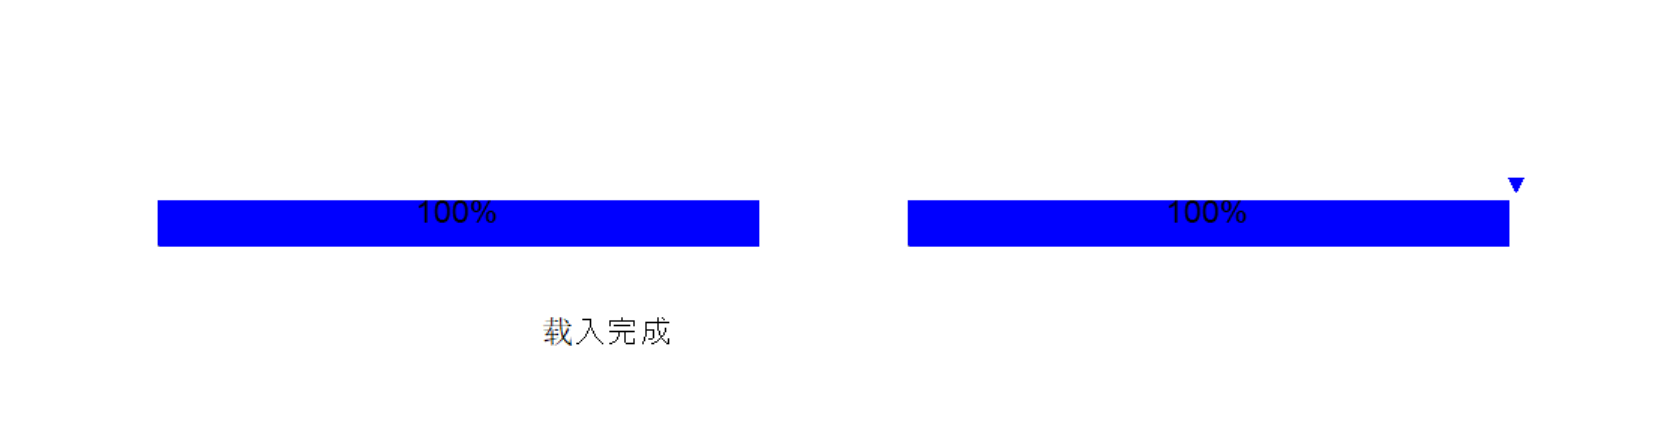

The script that drew this image:
import turtle as t
import time

# 关闭自动更新，避免闪烁，后续手动更新画面
t.tracer(0)

# 设置窗口大小和背景颜色
win_width = 800
win_height = 600
t.setup(win_width, win_height)
t.bgcolor("white")

# 定义字体样式，用于显示文字
FONT = ("Arial", 16, "normal")


# 普通条形进度条类
class BarProgressBar:
    def __init__(self, x, y, width, height):
        self.x = x
        self.y = y
        self.width = width
        self.height = height
        self.progress = 0
        # 用于绘制进度条
        self.bar_turtle = t.Turtle()
        self.bar_turtle.penup()
        self.bar_turtle.hideturtle()
        # 用于显示百分比
        self.text_turtle = t.Turtle()
        self.text_turtle.penup()
        self.text_turtle.hideturtle()

    def update(self, increment):
        
        self.progress += increment
        if self.progress > 100:
            self.progress = 100

        # 清除之前绘制内容
        self.bar_turtle.clear()
        self.text_turtle.clear()

        # 绘制进度条外框（灰色）
        self.bar_turtle.goto(self.x, self.y)
        self.bar_turtle.pendown()
        self.bar_turtle.color("gray")
        self.bar_turtle.begin_fill()
        for _ in range(2):
            self.bar_turtle.forward(self.width)
            self.bar_turtle.right(90)
            self.bar_turtle.forward(self.height)
            self.bar_turtle.right(90)
        self.bar_turtle.end_fill()
        self.bar_turtle.penup()

        # 绘制进度条填充部分（蓝色）
        filled_width = (self.width * self.progress) / 100
        self.bar_turtle.goto(self.x, self.y)
        self.bar_turtle.pendown()
        self.bar_turtle.color("blue")
        self.bar_turtle.begin_fill()
        self.bar_turtle.forward(filled_width)
        self.bar_turtle.right(90)
        self.bar_turtle.forward(self.height)
        self.bar_turtle.right(90)
        self.bar_turtle.forward(filled_width)
        self.bar_turtle.right(180)
        self.bar_turtle.end_fill()
        self.bar_turtle.penup()

        # 显示百分比文本
        self.text_turtle.goto(self.x + self.width / 2, self.y - 20)
        self.text_turtle.write(f"{self.progress}%", align="center", font=FONT)

        # 手动更新画面
        t.update()


# 带三角形的条形进度条类
class TriangularBarProgressBar:
    def __init__(self, x, y, width, height):
        self.x = x
        self.y = y
        self.width = width
        self.height = height
        self.progress = 0
        # 用于绘制进度条和三角形
        self.bar_turtle = t.Turtle()
        self.bar_turtle.penup()
        self.bar_turtle.hideturtle()
        # 用于显示百分比
        self.text_turtle = t.Turtle()
        self.text_turtle.penup()
        self.text_turtle.hideturtle()

    def update(self, increment):
        """更新带三角形的条形进度条的进度、绘制进度条和显示百分比"""
        self.progress += increment
        if self.progress > 100:
            self.progress = 100

        # 清除之前绘制内容
        self.bar_turtle.clear()
        self.text_turtle.clear()

        # 绘制进度条外框（灰色）
        self.bar_turtle.goto(self.x, self.y)
        self.bar_turtle.pendown()
        self.bar_turtle.color("gray")
        self.bar_turtle.begin_fill()
        for _ in range(2):
            self.bar_turtle.forward(self.width)
            self.bar_turtle.right(90)
            self.bar_turtle.forward(self.height)
            self.bar_turtle.right(90)
        self.bar_turtle.end_fill()
        self.bar_turtle.penup()

        # 绘制进度条填充部分（蓝色）
        filled_width = (self.width * self.progress) / 100
        self.bar_turtle.goto(self.x, self.y)
        self.bar_turtle.pendown()
        self.bar_turtle.color("blue")
        self.bar_turtle.begin_fill()
        self.bar_turtle.forward(filled_width)
        self.bar_turtle.right(90)
        self.bar_turtle.forward(self.height)
        self.bar_turtle.right(90)
        self.bar_turtle.forward(filled_width)
        self.bar_turtle.right(180)
        self.bar_turtle.end_fill()
        self.bar_turtle.penup()

        # 根据进度绘制三角形（在进度条右侧显示）
        if self.progress > 0:
            triangle_side_length = 10  # 三角形边长
            triangle_x = self.x + filled_width
            triangle_y = self.y + self.height / 2
            self.bar_turtle.goto(triangle_x, triangle_y)
            self.bar_turtle.pendown()
            self.bar_turtle.begin_fill()
            for _ in range(3):
                self.bar_turtle.forward(triangle_side_length)
                self.bar_turtle.right(120)
            self.bar_turtle.end_fill()
            self.bar_turtle.penup()

        # 显示百分比文本
        self.text_turtle.goto(self.x + self.width / 2, self.y - 20)
        self.text_turtle.write(f"{self.progress}%", align="center", font=FONT)

        # 手动更新画面
        t.update()


# 主函数，控制进度条动图的展示流程
def main():
    t.penup()
    t.hideturtle()

    # 显示“正在载入”提示
    t.goto(0, 0)
    t.write("正在载入", align="center", font=FONT)

    # 创建普通条形进度条实例并更新进度
    bar_progress_bar = BarProgressBar(-300, 100, 400, 30)
    # 创建带三角形的条形进度条实例并更新进度
    triangular_bar_progress_bar = TriangularBarProgressBar(200, 100, 400, 30)

    for i in range(0, 101, 5):
        bar_progress_bar.update(5)
        triangular_bar_progress_bar.update(5)
        time.sleep(0.1)

    # 显示“载入完成”提示，并清除“正在载入”文字
    t.goto(0, 0)
    t.clear()
    t.write("载入完成", align="center", font=FONT)

    t.done()


if __name__ == "__main__":
    main()
